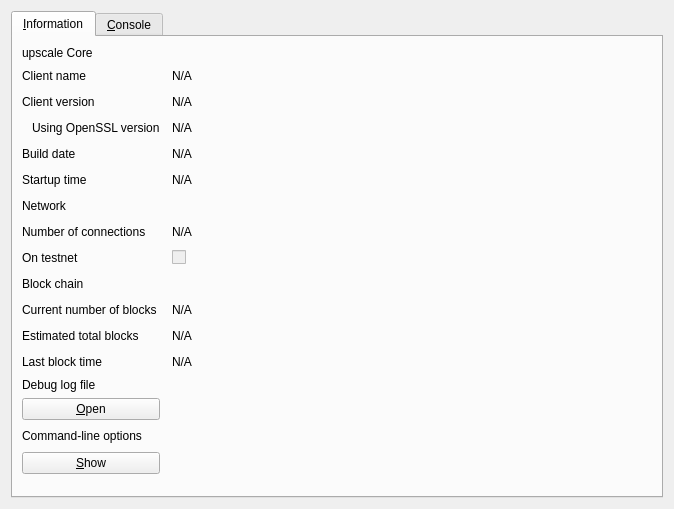
<?xml version="1.0" encoding="UTF-8"?>
<ui version="4.0">
 <class>RPCConsole</class>
 <widget class="QDialog" name="RPCConsole">
  <property name="geometry">
   <rect>
    <x>0</x>
    <y>0</y>
    <width>674</width>
    <height>509</height>
   </rect>
  </property>
  <property name="windowTitle">
   <string>upscale - Debug window</string>
  </property>
  <layout class="QVBoxLayout" name="verticalLayout_2">
   <item>
    <widget class="QTabWidget" name="tabWidget">
     <property name="currentIndex">
      <number>0</number>
     </property>
     <widget class="QWidget" name="tab_info">
      <attribute name="title">
       <string>&amp;Information</string>
      </attribute>
      <layout class="QGridLayout" name="gridLayout" columnstretch="0,1,0,0">
       <property name="horizontalSpacing">
        <number>12</number>
       </property>
       <item row="12" column="0">
        <widget class="QLabel" name="label_2">
         <property name="text">
          <string>Last block time</string>
         </property>
        </widget>
       </item>
       <item row="9" column="0">
        <widget class="QLabel" name="label_10">
         <property name="font">
          <font>
           <weight>50</weight>
           <bold>false</bold>
          </font>
         </property>
         <property name="text">
          <string>Block chain</string>
         </property>
        </widget>
       </item>
       <item row="8" column="1">
        <widget class="QCheckBox" name="isTestNet">
         <property name="enabled">
          <bool>false</bool>
         </property>
         <property name="text">
          <string/>
         </property>
        </widget>
       </item>
       <item row="11" column="1">
        <widget class="QLabel" name="totalBlocks">
         <property name="cursor">
          <cursorShape>IBeamCursor</cursorShape>
         </property>
         <property name="text">
          <string>N/A</string>
         </property>
         <property name="textFormat">
          <enum>Qt::PlainText</enum>
         </property>
         <property name="textInteractionFlags">
          <set>Qt::LinksAccessibleByMouse|Qt::TextSelectableByKeyboard|Qt::TextSelectableByMouse</set>
         </property>
        </widget>
       </item>
       <item row="10" column="0">
        <widget class="QLabel" name="label_3">
         <property name="text">
          <string>Current number of blocks</string>
         </property>
        </widget>
       </item>
       <item row="7" column="1">
        <widget class="QLabel" name="numberOfConnections">
         <property name="cursor">
          <cursorShape>IBeamCursor</cursorShape>
         </property>
         <property name="text">
          <string>N/A</string>
         </property>
         <property name="textFormat">
          <enum>Qt::PlainText</enum>
         </property>
         <property name="textInteractionFlags">
          <set>Qt::LinksAccessibleByMouse|Qt::TextSelectableByKeyboard|Qt::TextSelectableByMouse</set>
         </property>
        </widget>
       </item>
       <item row="7" column="0">
        <widget class="QLabel" name="label_7">
         <property name="text">
          <string>Number of connections</string>
         </property>
        </widget>
       </item>
       <item row="10" column="1">
        <widget class="QLabel" name="numberOfBlocks">
         <property name="cursor">
          <cursorShape>IBeamCursor</cursorShape>
         </property>
         <property name="text">
          <string>N/A</string>
         </property>
         <property name="textFormat">
          <enum>Qt::PlainText</enum>
         </property>
         <property name="textInteractionFlags">
          <set>Qt::LinksAccessibleByMouse|Qt::TextSelectableByKeyboard|Qt::TextSelectableByMouse</set>
         </property>
        </widget>
       </item>
       <item row="8" column="0">
        <widget class="QLabel" name="label_8">
         <property name="text">
          <string>On testnet</string>
         </property>
        </widget>
       </item>
       <item row="11" column="0">
        <widget class="QLabel" name="label_4">
         <property name="text">
          <string>Estimated total blocks</string>
         </property>
        </widget>
       </item>
       <item row="4" column="2">
        <spacer name="horizontalSpacer">
         <property name="orientation">
          <enum>Qt::Horizontal</enum>
         </property>
         <property name="sizeHint" stdset="0">
          <size>
           <width>40</width>
           <height>20</height>
          </size>
         </property>
        </spacer>
       </item>
       <item row="1" column="2">
        <spacer name="horizontalSpacer_2">
         <property name="orientation">
          <enum>Qt::Horizontal</enum>
         </property>
         <property name="sizeHint" stdset="0">
          <size>
           <width>40</width>
           <height>20</height>
          </size>
         </property>
        </spacer>
       </item>
       <item row="2" column="2">
        <spacer name="horizontalSpacer_3">
         <property name="orientation">
          <enum>Qt::Horizontal</enum>
         </property>
         <property name="sizeHint" stdset="0">
          <size>
           <width>40</width>
           <height>20</height>
          </size>
         </property>
        </spacer>
       </item>
       <item row="3" column="2">
        <spacer name="horizontalSpacer_4">
         <property name="orientation">
          <enum>Qt::Horizontal</enum>
         </property>
         <property name="sizeHint" stdset="0">
          <size>
           <width>40</width>
           <height>20</height>
          </size>
         </property>
        </spacer>
       </item>
       <item row="4" column="0">
        <widget class="QLabel" name="label_12">
         <property name="text">
          <string>Build date</string>
         </property>
        </widget>
       </item>
       <item row="3" column="1">
        <widget class="QLabel" name="openSSLVersion">
         <property name="cursor">
          <cursorShape>IBeamCursor</cursorShape>
         </property>
         <property name="text">
          <string>N/A</string>
         </property>
         <property name="textFormat">
          <enum>Qt::PlainText</enum>
         </property>
         <property name="textInteractionFlags">
          <set>Qt::LinksAccessibleByMouse|Qt::TextSelectableByKeyboard|Qt::TextSelectableByMouse</set>
         </property>
        </widget>
       </item>
       <item row="0" column="0">
        <widget class="QLabel" name="label_9">
         <property name="font">
          <font>
           <weight>50</weight>
           <bold>false</bold>
          </font>
         </property>
         <property name="text">
          <string>upscale Core</string>
         </property>
        </widget>
       </item>
       <item row="2" column="0">
        <widget class="QLabel" name="label_6">
         <property name="text">
          <string>Client version</string>
         </property>
        </widget>
       </item>
       <item row="1" column="0">
        <widget class="QLabel" name="label_5">
         <property name="text">
          <string>Client name</string>
         </property>
        </widget>
       </item>
       <item row="3" column="0">
        <widget class="QLabel" name="label_14">
         <property name="text">
          <string>Using OpenSSL version</string>
         </property>
         <property name="indent">
          <number>10</number>
         </property>
        </widget>
       </item>
       <item row="2" column="1">
        <widget class="QLabel" name="clientVersion">
         <property name="cursor">
          <cursorShape>IBeamCursor</cursorShape>
         </property>
         <property name="text">
          <string>N/A</string>
         </property>
         <property name="textFormat">
          <enum>Qt::PlainText</enum>
         </property>
         <property name="textInteractionFlags">
          <set>Qt::LinksAccessibleByMouse|Qt::TextSelectableByKeyboard|Qt::TextSelectableByMouse</set>
         </property>
        </widget>
       </item>
       <item row="1" column="1">
        <widget class="QLabel" name="clientName">
         <property name="cursor">
          <cursorShape>IBeamCursor</cursorShape>
         </property>
         <property name="text">
          <string>N/A</string>
         </property>
         <property name="textFormat">
          <enum>Qt::PlainText</enum>
         </property>
         <property name="textInteractionFlags">
          <set>Qt::LinksAccessibleByMouse|Qt::TextSelectableByKeyboard|Qt::TextSelectableByMouse</set>
         </property>
        </widget>
       </item>
       <item row="4" column="1">
        <widget class="QLabel" name="buildDate">
         <property name="cursor">
          <cursorShape>IBeamCursor</cursorShape>
         </property>
         <property name="text">
          <string>N/A</string>
         </property>
         <property name="textFormat">
          <enum>Qt::PlainText</enum>
         </property>
         <property name="textInteractionFlags">
          <set>Qt::LinksAccessibleByMouse|Qt::TextSelectableByKeyboard|Qt::TextSelectableByMouse</set>
         </property>
        </widget>
       </item>
       <item row="5" column="0">
        <widget class="QLabel" name="label_13">
         <property name="text">
          <string>Startup time</string>
         </property>
        </widget>
       </item>
       <item row="5" column="1">
        <widget class="QLabel" name="startupTime">
         <property name="cursor">
          <cursorShape>IBeamCursor</cursorShape>
         </property>
         <property name="text">
          <string>N/A</string>
         </property>
         <property name="textFormat">
          <enum>Qt::PlainText</enum>
         </property>
         <property name="textInteractionFlags">
          <set>Qt::LinksAccessibleByMouse|Qt::TextSelectableByKeyboard|Qt::TextSelectableByMouse</set>
         </property>
        </widget>
       </item>
       <item row="6" column="0">
        <widget class="QLabel" name="label_11">
         <property name="font">
          <font>
           <weight>50</weight>
           <bold>false</bold>
          </font>
         </property>
         <property name="text">
          <string>Network</string>
         </property>
        </widget>
       </item>
       <item row="6" column="2">
        <spacer name="horizontalSpacer_6">
         <property name="orientation">
          <enum>Qt::Horizontal</enum>
         </property>
         <property name="sizeHint" stdset="0">
          <size>
           <width>40</width>
           <height>20</height>
          </size>
         </property>
        </spacer>
       </item>
       <item row="5" column="2">
        <spacer name="horizontalSpacer_5">
         <property name="orientation">
          <enum>Qt::Horizontal</enum>
         </property>
         <property name="sizeHint" stdset="0">
          <size>
           <width>40</width>
           <height>20</height>
          </size>
         </property>
        </spacer>
       </item>
       <item row="12" column="1">
        <widget class="QLabel" name="lastBlockTime">
         <property name="cursor">
          <cursorShape>IBeamCursor</cursorShape>
         </property>
         <property name="text">
          <string>N/A</string>
         </property>
         <property name="textFormat">
          <enum>Qt::PlainText</enum>
         </property>
         <property name="textInteractionFlags">
          <set>Qt::LinksAccessibleByMouse|Qt::TextSelectableByKeyboard|Qt::TextSelectableByMouse</set>
         </property>
        </widget>
       </item>
       <item row="13" column="0">
        <spacer name="verticalSpacer_2">
         <property name="orientation">
          <enum>Qt::Vertical</enum>
         </property>
         <property name="sizeHint" stdset="0">
          <size>
           <width>20</width>
           <height>20</height>
          </size>
         </property>
        </spacer>
       </item>
       <item row="14" column="0">
        <widget class="QLabel" name="labelDebugLogfile">
         <property name="font">
          <font>
           <weight>50</weight>
           <bold>false</bold>
          </font>
         </property>
         <property name="text">
          <string>Debug log file</string>
         </property>
        </widget>
       </item>
       <item row="15" column="0">
        <widget class="QPushButton" name="openDebugLogfileButton">
         <property name="toolTip">
          <string>Open the upscale debug log file from the current data directory. This can take a few seconds for large log files.</string>
         </property>
         <property name="text">
          <string>&amp;Open</string>
         </property>
         <property name="autoDefault">
          <bool>false</bool>
         </property>
        </widget>
       </item>
       <item row="16" column="0">
        <widget class="QLabel" name="labelCLOptions">
         <property name="font">
          <font>
           <weight>50</weight>
           <bold>false</bold>
          </font>
         </property>
         <property name="text">
          <string>Command-line options</string>
         </property>
        </widget>
       </item>
       <item row="17" column="0">
        <widget class="QPushButton" name="showCLOptionsButton">
         <property name="toolTip">
          <string>Show the upscale-Qt help message to get a list with possible upscale command-line options.</string>
         </property>
         <property name="text">
          <string>&amp;Show</string>
         </property>
         <property name="autoDefault">
          <bool>false</bool>
         </property>
        </widget>
       </item>
       <item row="18" column="0">
        <spacer name="verticalSpacer">
         <property name="orientation">
          <enum>Qt::Vertical</enum>
         </property>
         <property name="sizeHint" stdset="0">
          <size>
           <width>20</width>
           <height>40</height>
          </size>
         </property>
        </spacer>
       </item>
       <item row="8" column="2">
        <spacer name="horizontalSpacer_8">
         <property name="orientation">
          <enum>Qt::Horizontal</enum>
         </property>
         <property name="sizeHint" stdset="0">
          <size>
           <width>40</width>
           <height>20</height>
          </size>
         </property>
        </spacer>
       </item>
       <item row="7" column="2">
        <spacer name="horizontalSpacer_7">
         <property name="orientation">
          <enum>Qt::Horizontal</enum>
         </property>
         <property name="sizeHint" stdset="0">
          <size>
           <width>40</width>
           <height>20</height>
          </size>
         </property>
        </spacer>
       </item>
       <item row="9" column="2">
        <spacer name="horizontalSpacer_9">
         <property name="orientation">
          <enum>Qt::Horizontal</enum>
         </property>
         <property name="sizeHint" stdset="0">
          <size>
           <width>40</width>
           <height>20</height>
          </size>
         </property>
        </spacer>
       </item>
       <item row="10" column="2">
        <spacer name="horizontalSpacer_10">
         <property name="orientation">
          <enum>Qt::Horizontal</enum>
         </property>
         <property name="sizeHint" stdset="0">
          <size>
           <width>40</width>
           <height>20</height>
          </size>
         </property>
        </spacer>
       </item>
       <item row="11" column="2">
        <spacer name="horizontalSpacer_11">
         <property name="orientation">
          <enum>Qt::Horizontal</enum>
         </property>
         <property name="sizeHint" stdset="0">
          <size>
           <width>40</width>
           <height>20</height>
          </size>
         </property>
        </spacer>
       </item>
       <item row="12" column="2">
        <spacer name="horizontalSpacer_12">
         <property name="orientation">
          <enum>Qt::Horizontal</enum>
         </property>
         <property name="sizeHint" stdset="0">
          <size>
           <width>40</width>
           <height>20</height>
          </size>
         </property>
        </spacer>
       </item>
       <item row="15" column="2">
        <spacer name="horizontalSpacer_13">
         <property name="orientation">
          <enum>Qt::Horizontal</enum>
         </property>
         <property name="sizeHint" stdset="0">
          <size>
           <width>40</width>
           <height>20</height>
          </size>
         </property>
        </spacer>
       </item>
       <item row="16" column="2">
        <spacer name="horizontalSpacer_14">
         <property name="orientation">
          <enum>Qt::Horizontal</enum>
         </property>
         <property name="sizeHint" stdset="0">
          <size>
           <width>40</width>
           <height>20</height>
          </size>
         </property>
        </spacer>
       </item>
       <item row="17" column="2">
        <spacer name="horizontalSpacer_15">
         <property name="orientation">
          <enum>Qt::Horizontal</enum>
         </property>
         <property name="sizeHint" stdset="0">
          <size>
           <width>40</width>
           <height>20</height>
          </size>
         </property>
        </spacer>
       </item>
       <item row="15" column="3" rowspan="3">
        <widget class="QLabel" name="label_15">
         <property name="text">
          <string/>
         </property>
         <property name="pixmap">
          <pixmap resource="../bitcoin.qrc">:/images/small_logo</pixmap>
         </property>
         <property name="scaledContents">
          <bool>false</bool>
         </property>
        </widget>
       </item>
      </layout>
     </widget>
     <widget class="QWidget" name="tab_console">
      <attribute name="title">
       <string>&amp;Console</string>
      </attribute>
      <layout class="QVBoxLayout" name="verticalLayout_3">
       <property name="spacing">
        <number>3</number>
       </property>
       <item>
        <widget class="QTextEdit" name="messagesWidget">
         <property name="minimumSize">
          <size>
           <width>0</width>
           <height>100</height>
          </size>
         </property>
         <property name="readOnly">
          <bool>true</bool>
         </property>
         <property name="tabKeyNavigation" stdset="0">
          <bool>false</bool>
         </property>
         <property name="columnCount" stdset="0">
          <number>2</number>
         </property>
        </widget>
       </item>
       <item>
        <layout class="QHBoxLayout" name="horizontalLayout">
         <property name="spacing">
          <number>3</number>
         </property>
         <item>
          <widget class="QLabel" name="label">
           <property name="text">
            <string notr="true">&gt;</string>
           </property>
          </widget>
         </item>
         <item>
          <widget class="QLineEdit" name="lineEdit"/>
         </item>
         <item>
          <widget class="QPushButton" name="clearButton">
           <property name="maximumSize">
            <size>
             <width>24</width>
             <height>24</height>
            </size>
           </property>
           <property name="toolTip">
            <string>Clear console</string>
           </property>
           <property name="text">
            <string/>
           </property>
           <property name="icon">
            <iconset resource="../bitcoin.qrc">
             <normaloff>:/icons/remove</normaloff>:/icons/remove</iconset>
           </property>
           <property name="shortcut">
            <string notr="true">Ctrl+L</string>
           </property>
           <property name="autoDefault">
            <bool>false</bool>
           </property>
          </widget>
         </item>
        </layout>
       </item>
      </layout>
     </widget>
    </widget>
   </item>
  </layout>
 </widget>
 <resources>
  <include location="../bitcoin.qrc"/>
 </resources>
 <connections/>
</ui>
